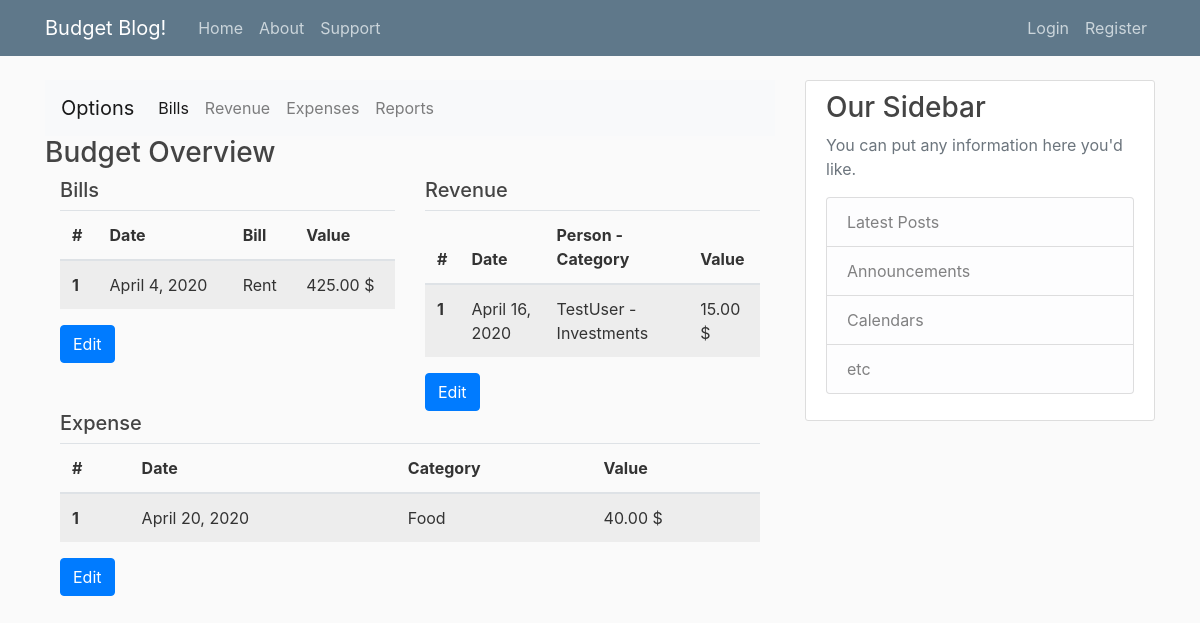
The page /budget/ on the database its author committed.
### blog/models.py (models this page shows, shortened)
class DefaultExpenseModel(models.Model):
    title = models.CharField(max_length=100, blank=True, null=True)
    date_expired = models.DateField()
    final_value = models.DecimalField(default=0, decimal_places=2, max_digits=20)
    paid_value = models.DecimalField(default=0, decimal_places=2, max_digits=20)
    is_paid = models.BooleanField(default=False)
    payment_method = models.ForeignKey(PaymentMethod, null=True, on_delete=models.SET_NULL)
    objects = models.Manager()
    my_query = GeneralManager()
    class Meta:
        abstract = True
    def tag_final_value(self):
        return f'{self.final_value} {CURRENCY}'
    tag_final_value.short_description = 'Value'
    def tag_is_paid(self):
        return 'Is Paid' if self.is_paid else 'Not Paid'
    tag_is_paid.short_description = 'Paid'

class Bill(DefaultExpenseModel):
    category = models.ForeignKey(BillCategory, null=True, on_delete=models.SET_NULL, related_name='bills')
    class Meta:
        verbose_name_plural = '2. Bills'
        ordering = ['-date_expired']

class BillCategory(models.Model):
    title = models.CharField(unique=True, max_length=150)
    balance = models.DecimalField(default=0, max_digits=20, decimal_places=2)
    class Meta:
        verbose_name_plural = '1. Bill Category'
    def __str__(self):
        return self.title
    def tag_balance(self):
        return f'{self.balance} {CURRENCY}'
    tag_balance.short_description = 'Value'

class Payroll(DefaultExpenseModel):
    person = models.ForeignKey(User, null=True, on_delete=models.SET_NULL, related_name='person_payroll')
    category = models.ForeignKey(PayrollCategory, null=True, on_delete=models.SET_NULL, related_name='category_payroll')
    class Meta:
        verbose_name_plural = '5. Payroll'
        ordering = ['-date_expired']
    def tag_category(self):
        return f'{self.person} - {self.category}'

class PayrollCategory(models.Model):
    title = models.CharField(unique=True, max_length=150)
    balance = models.DecimalField(default=0, max_digits=20, decimal_places=2)
    class Meta:
        verbose_name_plural = '3. Payroll Category'
    def __str__(self):
        return self.title
    def tag_balance(self):
        return f'{self.balance} {CURRENCY}'
    tag_balance.short_description = 'Value'

class GenericExpense(DefaultExpenseModel):
    category = models.ForeignKey(GenericExpenseCategory, null=True, on_delete=models.SET_NULL,
                                 related_name='category_expenses')
    class Meta:
        verbose_name_plural = '7. Generic Expenses'
        ordering = ['-date_expired']

class GenericExpenseCategory(models.Model):
    title = models.CharField(unique=True, max_length=150)
    balance = models.DecimalField(default=0, max_digits=20, decimal_places=2)
    class Meta:
        verbose_name_plural = '6. Expense Category'
    def __str__(self):
        return self.title
    def tag_balance(self):
        return f'{self.balance} {CURRENCY}'
    tag_balance.short_description = 'Value'

### blog/views.py (the view)
# urls.py: path('budget/', BudgetView.as_view(), name='budget_view'),
class BudgetView(TemplateView):
    template_name = 'blog/budget_view.html'
    def get_context_data(self, **kwargs):
        context = super(BudgetView, self).get_context_data(**kwargs)
        bills = Bill.my_query.get_queryset().unpaid()[:10]
        payrolls = Payroll.my_query.get_queryset().unpaid()[:10]
        expenses = GenericExpense.my_query.get_queryset().unpaid()[:10]
        context.update({'bills': bills,
                        'payroll': payrolls,
                        'expenses': expenses
                        })
        return context

### blog/managers.py (called while the page is built)
    def unpaid(self):
        return self.filter(is_paid=False)

    def get_queryset(self):
        return GenericQuerySet(self.model, using=self._db)

### blog/templates/blog/budget_view.html (shortened to what this page needs)
{% extends "blog/base.html"%}
{% block content %}
<body>
<nav class="navbar navbar-expand-lg navbar-light bg-light">
    <a class="navbar-brand" href="{% url 'budget_view' %}">Options</a>
    <div class="collapse navbar-collapse" id="navbarSupportedContent">
          <ul class="navbar-nav mr-auto">
              <li class="nav-item active">
                  <a class="nav-link" href="{% url 'bills_view' %}">Bills<span class="sr-only">(current)</span></a>
              </li>
              <li class="nav-item">
                  <a class="nav-link" href="{% url 'payroll_view' %}">Revenue</a>
              </li>
              <li class="nav-item">
                  <a class="nav-link" href="{% url 'expenses_view' %}">Expenses</a>
              </li>
              <li class="nav-item">
                  <a class="nav-link" href="{% url 'reports_view' %}">Reports</a>
              </li>
          </ul>
    </div>
</nav>
</body>
<div class="container-fluid">
    {% block container %}
        <div class="row">
            <h3>Budget Overview</h3>
        </div>
        <div class="row">
            <div class="col">
                <h5>Bills</h5>
                <table class="table table-striped">
                    <thead>
                    <tr>
                        <th scope="col">#</th>
                        <th scope="col">Date</th>
                        <th scope="col">Bill</th>
                        <th scope="col">Value</th>
                    </tr>
                  </thead>
                  <tbody>
                  {% for bill in bills %}
                      <tr>
                          <th scope="row">1</th>
                          <td>{{ bill.date_expired|date }}</td>
                          <td>{{ bill.category }}</td>
                          <td>{{ bill.tag_final_value }}</td>
                      </tr>
                  {% empty %}
                      <tr>
                          <td colspan="4">No data</td>
                      </tr>
                    {% endfor %}
                  </tbody>
                </table>
                <a href="admin/blog/bill/" class="btn btn-primary">Edit</a>
            </div>
            <div class="col">
                <h5>Revenue</h5>
                <table class="table table-striped">
                    <thead>
                        <tr>
                            <th scope="col">#</th>
                            <th scope="col">Date</th>
                            <th scope="col">Person - Category</th>
                            <th scope="col">Value</th>
                        </tr>
                    </thead>
                    <tbody>
                    {% for bill in payroll %}
                        <tr>
                            <th scope="row">1</th>
                            <td>{{ bill.date_expired|date }}</td>
                            <td>{{ bill.tag_category }}</td>
                            <td>{{ bill.tag_final_value }}</td>
                        </tr>
                    {% empty %}
                        <tr>
                            <td colspan="4">No data</td>
                        </tr>
                    {% endfor %}
                    </tbody>
                </table>
                <a href="/admin/blog/payroll/" class="btn btn-primary">Edit</a>
            </div>
            <div class="col">
                <h5>Expense</h5>
                <table class="table table-striped">
                    <thead>
                        <tr>
                            <th scope="col">#</th>
                            <th scope="col">Date</th>
                            <th scope="col">Category</th>
                            <th scope="col">Value</th>
                        </tr>
                    </thead>
                    <tbody>
                    {% for expense in expenses %}
                        <tr>
                            <th scope="row">1</th>
                            <td>{{ expense.date_expired|date }}</td>
                            <td>{{ expense.category }}</td>
                            <td>{{ expense.tag_final_value }}</td>
                        </tr>
                    {% empty %}
                        <tr>
                            <td colspan="4">No data</td>
                        </tr>
                    {% endfor %}
                    </tbody>
                </table>
                <a href="/admin/blog/genericexpense/" class="btn btn-primary">Edit</a>
            </div>
        </div>
      {% endblock %}
  </div>
  </body>
{% endblock content %}

### blog/static/blog/main.css (style rules this page uses)
body { background: #fafafa; color: #333333; margin-top: 5rem; }
h1, h2, h3, h4, h5, h6 { color: #444444; }
ul { margin: 0; }

### rows shown on the page
Bill: date_expired "April 4, 2020", category "Rent", tag_final_value "425.00 $"
Payroll: date_expired "April 16, 2020", tag_category "TestUser - Investments", tag_final_value "15.00 $"
GenericExpense: date_expired "April 20, 2020", category "Food", tag_final_value "40.00 $"
